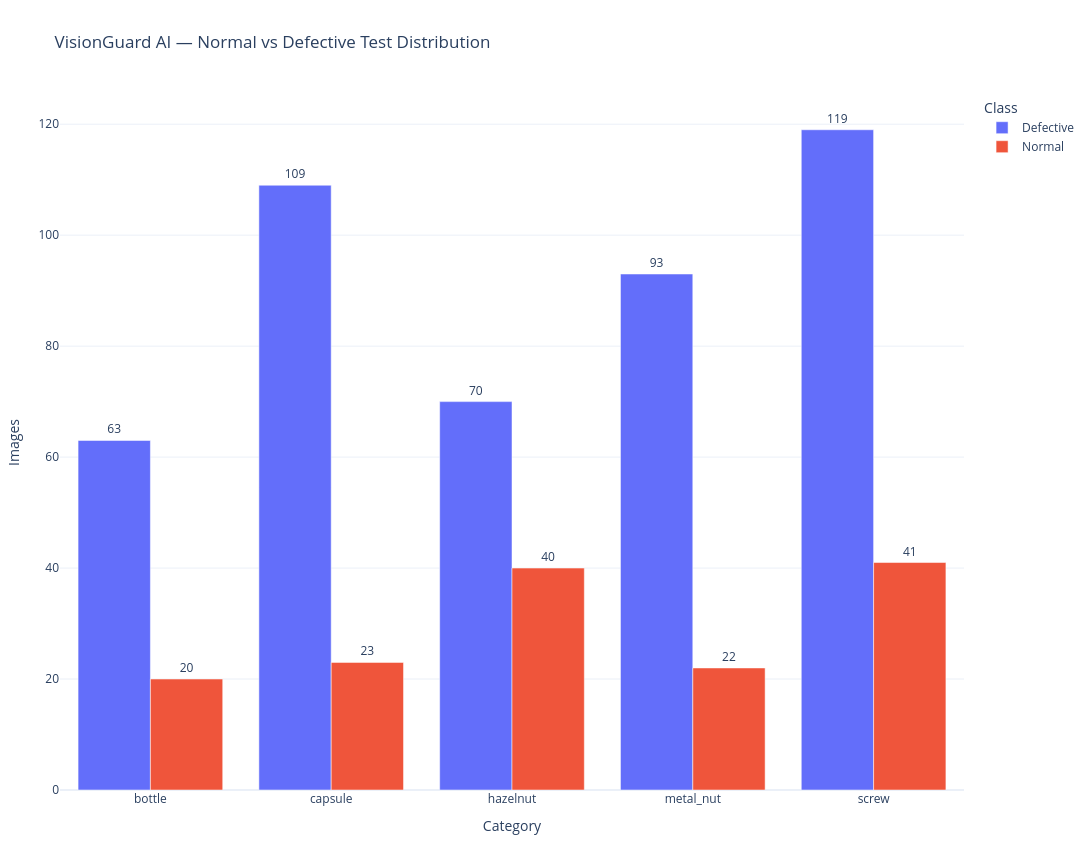

Here is the notebook cell this chart was saved with:
### Code cell
fig = px.bar(
    class_distribution_df,
    x="Category",
    y="Images",
    color="Class",
    barmode="group",
    text="Images",
    title="VisionGuard AI — Normal vs Defective Test Distribution",
    template="plotly_white",
)

fig.update_traces(textposition="outside")

finalize_plotly(
    fig,
    "VisionGuard AI — Normal vs Defective Test Distribution",
)

### Figure 1 — Plotly figure (JSON) as saved in the notebook; plotly's stock layout.template omitted (floating-point values rounded to 4 significant figures)
{"data": [{"alignmentgroup": "True", "hovertemplate": "Class=Defective<br>Category=%{x}<br>Images=%{text}<extra></extra>", "legendgroup": "Defective", "marker": {"color": "#636efa", "pattern": {"shape": ""}}, "name": "Defective", "offsetgroup": "Defective", "orientation": "v", "showlegend": true, "text": [63.0, 109.0, 70.0, 93.0, 119.0], "textposition": "outside", "type": "bar", "x": ["bottle", "capsule", "hazelnut", "metal_nut", "screw"], "xaxis": "x", "y": [63, 109, 70, 93, 119], "yaxis": "y"}, {"alignmentgroup": "True", "hovertemplate": "Class=Normal<br>Category=%{x}<br>Images=%{text}<extra></extra>", "legendgroup": "Normal", "marker": {"color": "#EF553B", "pattern": {"shape": ""}}, "name": "Normal", "offsetgroup": "Normal", "orientation": "v", "showlegend": true, "text": [20.0, 23.0, 40.0, 22.0, 41.0], "textposition": "outside", "type": "bar", "x": ["bottle", "capsule", "hazelnut", "metal_nut", "screw"], "xaxis": "x", "y": [20, 23, 40, 22, 41], "yaxis": "y"}], "layout": {"barmode": "group", "height": 850, "legend": {"title": {"text": "Class"}, "tracegroupgap": 0}, "margin": {"b": 60, "l": 60, "r": 40, "t": 95}, "title": {"text": "VisionGuard AI — Normal vs Defective Test Distribution"}, "width": 1400, "xaxis": {"anchor": "y", "domain": [0, 1], "title": {"text": "Category"}}, "yaxis": {"anchor": "x", "domain": [0, 1], "title": {"text": "Images"}}}}
